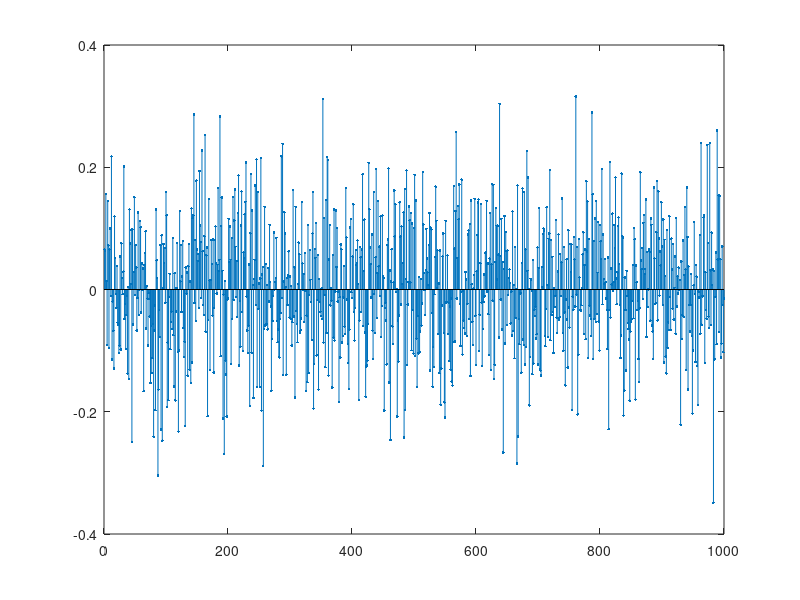

This figure's MATLAB source:
% Waveform library
%
% Universidad Autonoma de Queretaro
% Electronica Avanzada III
% Rene de Jesus Romero Troncoso
%
% Library
%     Waveform generation for further processing

clear all;

%%%%%%%%%%%%%%%%%%%%%%%%%%%%%%%%%%%%%%
% Section 1
%      Basic excitation waveforms
%%%%%%%%%%%%%%%%%%%%%%%%%%%%%%%%%%%%%%

%%%%%%%%%%%%%%%%%%%%%%%%%%%%%%%%%%%%%%
% 1.1 Impulse at k
% General parameters for all waveforms
Fs = 1000;           % Sampling frequency in Hz
Tr = 1.0;            % Running time for experimentation
% Derived parameters
N  = floor(Fs*Tr);   % Sample length
Ts = 1/Fs;           % Sampling period
% User parameters
k = 100;             % Impulse position (0:N-1)
a = 1.0;             % Amplitude
% Computation
k = floor(k);
if (k<0)||(k>N-1)
    k = 0;
end;
Impulse(1:N) = 0.0;
Impulse(k+1) = a;

%%%%%%%%%%%%%%%%%%%%%%%%%%%%%%%%%%%%%%
% 1.2 Step at k
% General parameters for all waveforms
Fs = 1000;           % Sampling frequency in Hz
Tr = 1.0;            % Running time for experimentation
% Derived parameters
N  = floor(Fs*Tr);   % Sample length
Ts = 1/Fs;           % Sampling period
% User parameters
k = 100;             % Step position (0:N-1)
a = 1.0;             % Amplitude
% Computation
k = floor(k);
if (k<0)||(k>N-1)
    k = 0;
end;
Step(1:N)   = 0.0;
Step(k+1:N) = a;

%%%%%%%%%%%%%%%%%%%%%%%%%%%%%%%%%%%%%%
% 1.3 Ramp at k
% General parameters for all waveforms
Fs = 1000;           % Sampling frequency in Hz
Tr = 1.0;            % Running time for experimentation
% Derived parameters
N  = floor(Fs*Tr);   % Sample length
Ts = 1/Fs;           % Sampling period
% User parameters
k = 100;             % Ramp position (0:N-1)
a = 1.0;             % Amplitude
% Computation
k = floor(k);
if (k<0)||(k>N-2)
    k = 0;
end;
Ramp(1:N)   = 0.0;
for i=k:N-1
    Ramp(i+1) = a*(i+1-k)/(N-k);
end;

%%%%%%%%%%%%%%%%%%%%%%%%%%%%%%%%%%%%%%
% Section 2
%      Basic periodic waveforms
%%%%%%%%%%%%%%%%%%%%%%%%%%%%%%%%%%%%%%

%%%%%%%%%%%%%%%%%%%%%%%%%%%%%%%%%%%%%%
% 2.1 Sine at k
% General parameters for all waveforms
Fs = 1000;           % Sampling frequency in Hz
Tr = 1.0;            % Running time for experimentation
% Derived parameters
N  = floor(Fs*Tr);   % Sample length
Ts = 1/Fs;           % Sampling period
% User parameters
k = 100;             % Sine position (0:N-1)
a = 1.0;             % Amplitude
f = 10;              % Frequency
p = 0.0;             % Phase
% Computation
k = floor(k);
if (k<0)||(k>N-1)
    k = 0;
end;
Sine(1:N) = 0.0;
for i=k:N-1
    Sine(i+1) = a*sin(2.0*pi*f*(i-k)*Ts + p);
end;

%%%%%%%%%%%%%%%%%%%%%%%%%%%%%%%%%%%%%%
% 2.2 Square at k
% General parameters for all waveforms
Fs = 1000;           % Sampling frequency in Hz
Tr = 1.0;            % Running time for experimentation
% Derived parameters
N  = floor(Fs*Tr);   % Sample length
Ts = 1/Fs;           % Sampling period
% User parameters
k  = 100;            % Square position (0:N-1)
a1 = 1.0;            % Amplitude 1
a2 = -1.0;           % Amplitude 2    
f  = 10;             % Frequency
% Computation
k = floor(k);
if (k<0)||(k>N-1)
    k = 0;
end;
Square(1:N) = 0.0;
for i=k:N-1
    Square(i+1) = sin(2.0*pi*f*(i-k)*Ts);
    if Square(i+1)>=0;
        Square(i+1) = a1;
    else
        Square(i+1) = a2;
    end;
end;

%%%%%%%%%%%%%%%%%%%%%%%%%%%%%%%%%%%%%%
% 2.3 Sawtooth at k
% General parameters for all waveforms
Fs = 1000;           % Sampling frequency in Hz
Tr = 1.0;            % Running time for experimentation
% Derived parameters
N  = floor(Fs*Tr);   % Sample length
Ts = 1/Fs;           % Sampling period
% User parameters
k = 100;             % Sawtooth position (0:N-1)
a = 1.0;             % Amplitude
f = 10;              % Frequency
% Computation
k = floor(k);
if (k<0)||(k>N-1)
    k = 0;
end;
Sawtooth(1:N) = 0.0;
for i=k:N-1
    c = floor((i+1-k)*f*Ts)*floor(1.0/(f*Ts));
    Sawtooth(i+1) = a*(i+1-k-c)*f*Ts;
end;

%%%%%%%%%%%%%%%%%%%%%%%%%%%%%%%%%%%%%%
% 2.4 Triangular at k
% General parameters for all waveforms
Fs = 1000;           % Sampling frequency in Hz
Tr = 1.0;            % Running time for experimentation
% Derived parameters
N  = floor(Fs*Tr);   % Sample length
Ts = 1/Fs;           % Sampling period
% User parameters
k = 100;             % Triangular position (0:N-1)
a = 1.0;             % Amplitude
f = 10;              % Frequency
% Computation
k = floor(k);
if (k<0)||(k>N-1)
    k = 0;
end;
Triangular(1:N) = 0.0;
for i=k:N-1
    c = a*floor((i-k)*f*Ts);
    d = sign(cos(2.0*pi*f*(i+1-k)*Ts));
    g = sign(sin(2.0*pi*f*(i+1-k)*Ts));
    if d<=0
        e = -a/2.0;
    else
        if g<=0
            e = -a;
        else
            e = 0.0;
        end;
    end;
    Triangular(i+1) = 4.0*(a*(i+1-k)*f*Ts - c + e)*d;
    % Error correction
    if abs(Triangular(i+1))>2.0
        Triangular(i+1) = Triangular(i+1)-4.0*a*sign(Triangular(i+1));
    end;
end;

%%%%%%%%%%%%%%%%%%%%%%%%%%%%%%%%%%%%%%
% Section 3
%      Expanded periodic waveforms
%%%%%%%%%%%%%%%%%%%%%%%%%%%%%%%%%%%%%%

%%%%%%%%%%%%%%%%%%%%%%%%%%%%%%%%%%%%%%
% 3.1 Impulse train at k
% General parameters for all waveforms
Fs = 1000;           % Sampling frequency in Hz
Tr = 1.0;            % Running time for experimentation
% Derived parameters
N  = floor(Fs*Tr);   % Sample length
Ts = 1/Fs;           % Sampling period
% User parameters
k = 100;             % Impulse position (0:N-1)
a = 1.0;             % Amplitude
f = 10;              % Frequency
% Computation
k = floor(k);
if (k<0)||(k>N-1)
    k = 0;
end;
Aux(1:N) = 0.0;
for i=k:N-1
    c = floor((i-k)*f*Ts + 1);
    Aux(i+1) = c;
end;
ImpulseTrain(1) = 0.0;
for i=1:N-1
    ImpulseTrain(i+1) = Aux(i+1) - Aux(i);
end;

% 3.2 Pulse train at k
% General parameters for all waveforms
Fs = 1000;           % Sampling frequency in Hz
Tr = 1.0;            % Running time for experimentation
% Derived parameters
N  = floor(Fs*Tr);   % Sample length
Ts = 1/Fs;           % Sampling period
% User parameters
k = 100;             % Pulse position (0:N-1)
a = 1.0;             % Amplitude
f = 10;              % Frequency
W = 20;              % Pulse width in samples
% Computation
k = floor(k);
if (k<0)||(k>N-1)
    k = 0;
end;
Aux(1:N) = 0.0;
for i=k:N-1
    c = floor((i-k)*f*Ts + 1);
    Aux(i+1) = c;
end;
Auy(1) = 0.0;
for i=1:N-1
    Auy(i+1) = Aux(i+1) - Aux(i);
end;
PulseTrain(1:N) = 0.0;
for i=0:N-1
    if Auy(i+1)~=0
        for j=i+1:i+W
            if j<=N
                PulseTrain(j) = a;
            end;
        end;
    end;
end;

%%%%%%%%%%%%%%%%%%%%%%%%%%%%%%%%%%%%%%
% Section 4
%      Non-periodic waveforms
%%%%%%%%%%%%%%%%%%%%%%%%%%%%%%%%%%%%%%

%%%%%%%%%%%%%%%%%%%%%%%%%%%%%%%%%%%%%%
% 4.1 Overdamped impulse at k
% General parameters for all waveforms
Fs = 1000;           % Sampling frequency in Hz
Tr = 1.0;            % Running time for experimentation
% Derived parameters
N  = floor(Fs*Tr);   % Sample length
Ts = 1/Fs;           % Sampling period
% User parameters
k   = 100;           % Impulse position (0:N-1)
a   = 1.0;           % Amplitude
tau = 0.1;           % Damping time in seconds
% Computation
k = floor(k);
if (k<0)||(k>N-1)
    k = 0;
end;
OverImpulse(1:N) = 0.0;
for i=k:N-1
    OverImpulse(i+1) = a*exp(-Ts*(i-k)/tau);
end;

%%%%%%%%%%%%%%%%%%%%%%%%%%%%%%%%%%%%%%
% 4.2 Underdamped impulse at k
% General parameters for all waveforms
Fs = 1000;           % Sampling frequency in Hz
Tr = 1.0;            % Running time for experimentation
% Derived parameters
N  = floor(Fs*Tr);   % Sample length
Ts = 1/Fs;           % Sampling period
% User parameters
k   = 100;           % Impulse position (0:N-1)
a   = 1.0;           % Amplitude
tau = 0.1;           % Damping time in seconds
fd  = 20;            % Damping frequency
pd  = 0.0;           % Damping phase
% Computation
k = floor(k);
if (k<0)||(k>N-1)
    k = 0;
end;
UnderImpulse(1:N) = 0.0;
for i=k:N-1
    UnderImpulse(i+1) = a*exp(-Ts*(i-k)/tau)*sin(2.0*pi*fd*(i-k)*Ts + pd);
end;

%%%%%%%%%%%%%%%%%%%%%%%%%%%%%%%%%%%%%%
% 4.3 Overdamped step at k
% General parameters for all waveforms
Fs = 1000;           % Sampling frequency in Hz
Tr = 1.0;            % Running time for experimentation
% Derived parameters
N  = floor(Fs*Tr);   % Sample length
Ts = 1/Fs;           % Sampling period
% User parameters
k   = 100;           % Impulse position (0:N-1)
a   = 1.0;           % Amplitude
tau = 0.1;           % Damping time in seconds
% Computation
k = floor(k);
if (k<0)||(k>N-1)
    k = 0;
end;
OverStep(1:N) = 0.0;
for i=k:N-1
    OverStep(i+1) = a*(1.0 - exp(-Ts*(i-k)/tau));
end;

%%%%%%%%%%%%%%%%%%%%%%%%%%%%%%%%%%%%%%
% 4.4 Underdamped step at k
% General parameters for all waveforms
Fs = 1000;           % Sampling frequency in Hz
Tr = 1.0;            % Running time for experimentation
% Derived parameters
N  = floor(Fs*Tr);   % Sample length
Ts = 1/Fs;           % Sampling period
% User parameters
k   = 100;           % Impulse position (0:N-1)
a   = 1.0;           % Amplitude
tau = 0.1;           % Damping time in seconds
fd  = 20;            % Damping frequency
pd  = 0.0;           % Damping phase
% Computation
k = floor(k);
if (k<0)||(k>N-1)
    k = 0;
end;
UnderStep(1:N) = 0.0;
for i=k:N-1
    UnderStep(i+1) = a*(1.0 - exp(-Ts*(i-k)/tau)*cos(2.0*pi*fd*(i-k)*Ts + pd));
end;

%%%%%%%%%%%%%%%%%%%%%%%%%%%%%%%%%%%%%%
% 4.5 Chirp
% General parameters for all waveforms
Fs = 1000;           % Sampling frequency in Hz
Tr = 1.0;            % Running time for experimentation
% Derived parameters
N  = floor(Fs*Tr);   % Sample length
Ts = 1/Fs;           % Sampling period
% User parameters
a  = 1.0;            % Amplitude
f1 = 10;             % Start frequency
f2 = 20;             % End frequency
% Computation
df = (f2-f1)/N;
for i=0:N-1
    Chirp(i+1) = a*sin(2.0*pi*(f1+(i)*df)*i*Ts);
end;

%%%%%%%%%%%%%%%%%%%%%%%%%%%%%%%%%%%%%%
% 4.6 White noise
% General parameters for all waveforms
Fs = 1000;           % Sampling frequency in Hz
Tr = 1.0;            % Running time for experimentation
% Derived parameters
N  = floor(Fs*Tr);   % Sample length
Ts = 1/Fs;           % Sampling period
% User parameters
mu = 0.0;            % Mean
sd = 1.0;            % Standard deviation
a  = 0.1;            % Noise amplitude
for i=0:N-1
    WhiteNoise(i+1) = a*random('norm',mu,sd);
end;

%%%%%%%%%%%%%%%%%%%%%%%%%%%%%%%%%%%%%%
% 4.7 Random impulses at k
% General parameters for all waveforms
Fs = 1000;           % Sampling frequency in Hz
Tr = 1.0;            % Running time for experimentation
% Derived parameters
N  = floor(Fs*Tr);   % Sample length
Ts = 1/Fs;           % Sampling period
% User parameters
k = 100;             % Impulse position (0:N-1)
a = 1.0;             % Amplitude
r = 5;               % Number of random impulses
% Computation
k = floor(k);
if (k<0)||(k>N-1)
    k = 0;
end;
RandomImpulse(1:N) = 0.0;
for i=1:r
    j = floor(random('Uniform',k,N));
    s = sign(random('Normal',0,1.0));
    RandomImpulse(j) = s*a;
end;

% Standard matlab output plot
y = WhiteNoise;
figure(1);
stem(y,'.');
